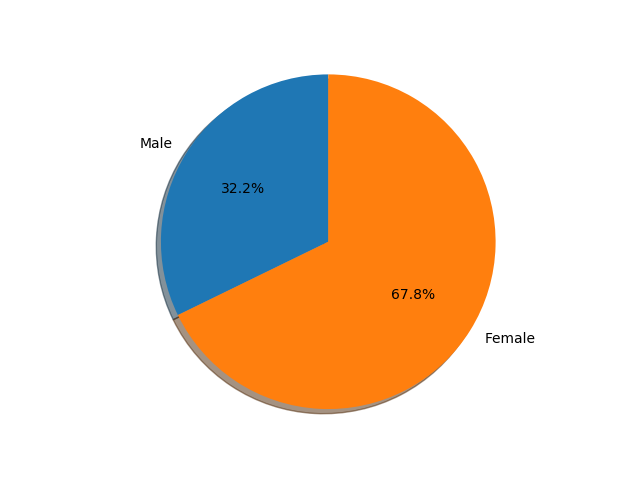

Recreate this plot in Python.
import pandas as pd
import matplotlib.pyplot as plt
import pandas as pd
data=pd.read_csv('data.csv')
male=data['Gender'].str.contains('Male').sum()
female=data['Gender'].str.contains('Female').sum()

labels = 'Male','Female'
sizes = [male,female]
explode = ( 0, 0)

fig1, ax1 = plt.subplots()
ax1.pie(sizes, explode=explode, labels=labels, autopct='%1.1f%%',
        shadow=True, startangle=90)
ax1.axis('equal')  # Equal aspect ratio ensures that pie is drawn as a circle.

plt.show()

prefer_to_try=data.groupby(['prefer to try new things','Gender'])['Gender','prefer to try new things'].count()
print(prefer_to_try)

prefer_to_try.plot.pie(subplots=True)
prefer_to_try.plot.bar(subplots=True)

plt.show()
why_like=data.groupby(['why do you like your idol','Gender'])['Gender','why do you like your idol'].count()
print(why_like)

why_like.plot.pie(subplots=True)

why_like.plot.bar(subplots=True)
plt.show()
like_to_introduce=data.groupby(['would you like to introduce your idols to others?','Gender'])['Gender','would you like to introduce your idols to others?'].count()
print(like_to_introduce)

like_to_introduce.plot.pie(subplots=True)

like_to_introduce.plot.bar(subplots=True)
plt.show()
